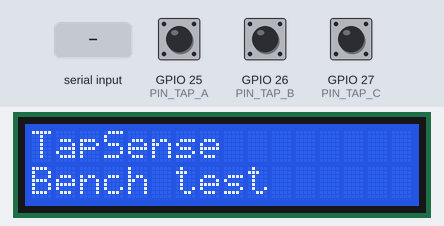
Simulated run of this sketch. Board: ESP32. Shown: 16×2 character LCD. The inputs (shaded band) are chosen by the test bench; at power-on: GPIO 25 (PIN_TAP_A) HIGH, GPIO 26 (PIN_TAP_B) HIGH, GPIO 27 (PIN_TAP_C) HIGH. What the sketch prints to the serial monitor is not drawn.

Above: at 1.1 s.
At 5.3 s:
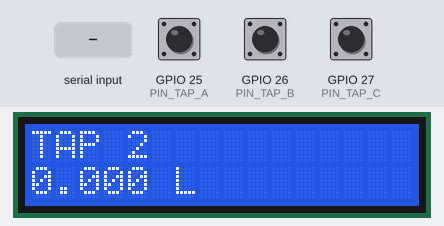
5.4 s: "reset\n" received over Serial
At 6.2 s:
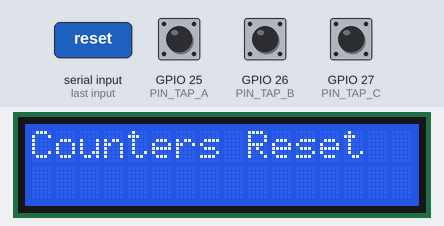
8.4 s: GPIO 25 (PIN_TAP_A) pulled LOW for 0.15 s
11.5 s: GPIO 26 (PIN_TAP_B) pulled LOW for 0.15 s
14.6 s: "reset\n" received over Serial
At 16.2 s:
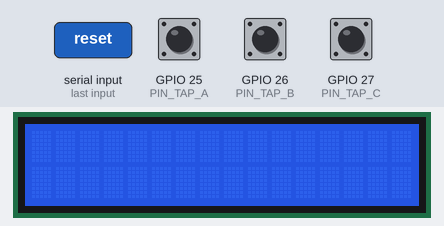
17.6 s: GPIO 27 (PIN_TAP_C) pulled LOW for 0.15 s
At 19.2 s:
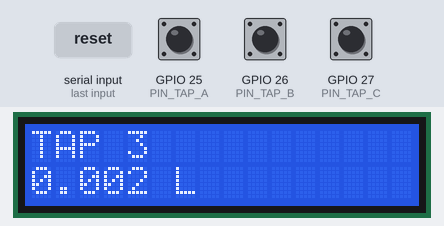
20.7 s: GPIO 26 (PIN_TAP_B) pulled LOW for 1 s
At 23.4 s:
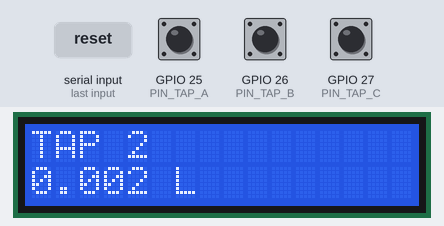
Timing chart, 0 to 24.9 s (numbered marks = the images above; inputs shaded):
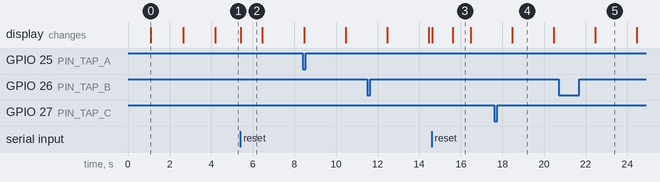

Measured:
- after the input at 5.4 s, the display: changes at once (image 2)
- after the input at 14.6 s, the display: first changes at once (image 3 shows a later state)
- what the display in image 0 shows lasts 1.6 s, from 1.1 s to 2.7 s
- what the display in image 2 shows lasts 1.1 s, from 5.4 s to 6.5 s
- what the display in image 3 shows lasts 0.9 s, from 15.6 s to 16.5 s
- what the display in image 4 shows lasts 2.0 s, from 18.5 s to 20.5 s

The sketch:

tapsense_bench.ino
```cpp
/*
  ============================================================
  TapSense — FINAL BENCH TEST FIRMWARE
  ESP32 + 3× YF-S201 + 16×2 I2C LCD
  ============================================================
  USB / Serial only — NO Wi-Fi / MQTT (prove hardware first).

  Library: LiquidCrystal_I2C (and Wire, built-in)
  Board:   ESP32 Dev Module · Serial 115200

  Pins (locked for this project):
    Tap A (control, pipe 1) -> GPIO 25
    Tap B (pipe 2)          -> GPIO 26
    Tap C (pipe 3)          -> GPIO 27
    LCD SDA/SCL             -> GPIO 21 / 22
    LCD VCC/GND             -> 5V / GND

  Commands: help | pins | status | reset | sim a 450 | sim b 450 | sim c 450

  After bench passes -> use firmware/tapsense_pilot/ (Wi-Fi + MQTT).
  ============================================================
*/

#include <Arduino.h>
#include <Wire.h>
#include <LiquidCrystal_I2C.h>

#define PIN_TAP_A 25
#define PIN_TAP_B 26
#define PIN_TAP_C 27
#define LCD_SDA 21
#define LCD_SCL 22

#define LCD_ADDRESS 0x27
#define LCD_COLUMNS 16
#define LCD_ROWS 2

LiquidCrystal_I2C lcd(LCD_ADDRESS, LCD_COLUMNS, LCD_ROWS);

// Initial only — replace after 1 L bucket calibration per sensor
float PULSES_PER_LITER_A = 450.0f;
float PULSES_PER_LITER_B = 450.0f;
float PULSES_PER_LITER_C = 450.0f;

#define SESSION_IDLE_MS 3000
#define PROCESS_INTERVAL_MS 500
#define LCD_SWITCH_INTERVAL_MS 2000
#define PULSE_DEBOUNCE_US 1000

struct TapChannel {
  const char *tapId;
  uint8_t pin;
  float pulsesPerLiter;
  volatile uint32_t pulses;
  volatile uint32_t lastPulseMs;
  volatile uint32_t lastIsrUs;
  bool sessionOpen;
  float sessionLiters;
  float totalLiters;
  uint32_t totalPulses;
};

TapChannel taps[3] = {
  {"tap_a", PIN_TAP_A, PULSES_PER_LITER_A, 0, 0, 0, false, 0.0f, 0.0f, 0},
  {"tap_b", PIN_TAP_B, PULSES_PER_LITER_B, 0, 0, 0, false, 0.0f, 0.0f, 0},
  {"tap_c", PIN_TAP_C, PULSES_PER_LITER_C, 0, 0, 0, false, 0.0f, 0.0f, 0},
};

uint32_t lastProcessMs = 0;
uint32_t lastLcdSwitchMs = 0;
uint8_t currentDisplayTap = 0;
String serialLine;

void IRAM_ATTR onPulseIndexed(int index) {
  uint32_t nowUs = micros();
  if ((uint32_t)(nowUs - taps[index].lastIsrUs) < PULSE_DEBOUNCE_US) return;
  taps[index].lastIsrUs = nowUs;
  taps[index].pulses++;
  taps[index].lastPulseMs = millis();
}

void IRAM_ATTR onPulseA() { onPulseIndexed(0); }
void IRAM_ATTR onPulseB() { onPulseIndexed(1); }
void IRAM_ATTR onPulseC() { onPulseIndexed(2); }

void clearLCDLine(uint8_t row) {
  lcd.setCursor(0, row);
  lcd.print("                ");
}

void displayTap(uint8_t index) {
  if (index >= 3) return;
  TapChannel &tap = taps[index];
  clearLCDLine(0);
  clearLCDLine(1);
  lcd.setCursor(0, 0);
  lcd.print("TAP ");
  lcd.print(index + 1);
  if (index == 0) lcd.print(" CTRL");
  lcd.setCursor(0, 1);
  lcd.print(tap.sessionLiters, 3);
  lcd.print(" L");
}

void displayStartup() {
  lcd.clear();
  lcd.setCursor(0, 0);
  lcd.print("TapSense");
  lcd.setCursor(0, 1);
  lcd.print("Bench test");
  delay(1500);
  lcd.clear();
}

void processTap(TapChannel &tap) {
  uint32_t pulseCount;
  uint32_t lastPulse;

  noInterrupts();
  pulseCount = tap.pulses;
  tap.pulses = 0;
  lastPulse = tap.lastPulseMs;
  interrupts();

  uint32_t now = millis();

  if (pulseCount > 0) {
    float liters = (float)pulseCount / tap.pulsesPerLiter;

    if (!tap.sessionOpen) {
      tap.sessionOpen = true;
      tap.sessionLiters = 0.0f;
      Serial.println();
      Serial.print("[SESSION START] ");
      Serial.println(tap.tapId);
    }

    tap.sessionLiters += liters;
    tap.totalLiters += liters;
    tap.totalPulses += pulseCount;

    Serial.print("[FLOW] ");
    Serial.print(tap.tapId);
    Serial.print(" | Pulses: ");
    Serial.print(pulseCount);
    Serial.print(" | +");
    Serial.print(liters, 4);
    Serial.print(" L | Session: ");
    Serial.print(tap.sessionLiters, 4);
    Serial.print(" L | Total: ");
    Serial.print(tap.totalLiters, 4);
    Serial.println(" L");
  } else if (tap.sessionOpen && (now - lastPulse >= SESSION_IDLE_MS)) {
    Serial.println();
    Serial.print("[SESSION END] ");
    Serial.print(tap.tapId);
    Serial.print(" | Total: ");
    Serial.print(tap.sessionLiters, 4);
    Serial.println(" L");
    tap.sessionOpen = false;
  }
}

void processAllTaps() {
  for (int i = 0; i < 3; i++) processTap(taps[i]);
}

void printPins() {
  Serial.println();
  Serial.println("========== PIN MAP ==========");
  Serial.print("Tap A (pipe 1, control) GPIO ");
  Serial.println(PIN_TAP_A);
  Serial.print("Tap B (pipe 2)          GPIO ");
  Serial.println(PIN_TAP_B);
  Serial.print("Tap C (pipe 3)          GPIO ");
  Serial.println(PIN_TAP_C);
  Serial.println("LCD SDA GPIO 21 | SCL GPIO 22");
  Serial.println("YF-S201: VCC->5V  GND->GND  SIG->GPIO");
  Serial.println("=============================");
}

void printHelp() {
  Serial.println();
  Serial.println("========== COMMANDS ==========");
  Serial.println("help | pins | status | reset");
  Serial.println("sim a 450   (approx 1 L if cal=450)");
  Serial.println("sim b 450");
  Serial.println("sim c 450");
  Serial.println("==============================");
}

void printStatus() {
  Serial.println();
  Serial.println("========== STATUS ==========");
  for (int i = 0; i < 3; i++) {
    Serial.print(taps[i].tapId);
    Serial.print(" | ");
    Serial.print(taps[i].sessionOpen ? "OPEN" : "CLOSED");
    Serial.print(" | Session L: ");
    Serial.print(taps[i].sessionLiters, 4);
    Serial.print(" | Total L: ");
    Serial.print(taps[i].totalLiters, 4);
    Serial.print(" | Pulses: ");
    Serial.println(taps[i].totalPulses);
  }
  Serial.println("============================");
}

void resetCounters() {
  noInterrupts();
  for (int i = 0; i < 3; i++) {
    taps[i].pulses = 0;
    taps[i].lastPulseMs = 0;
    taps[i].lastIsrUs = 0;
  }
  interrupts();

  for (int i = 0; i < 3; i++) {
    taps[i].sessionOpen = false;
    taps[i].sessionLiters = 0.0f;
    taps[i].totalLiters = 0.0f;
    taps[i].totalPulses = 0;
  }

  Serial.println("[RESET] All counters reset.");
  lcd.clear();
  lcd.setCursor(0, 0);
  lcd.print("Counters Reset");
  delay(1000);
  lcd.clear();
}

int tapIndexFromLetter(char c) {
  if (c == 'a' || c == 'A') return 0;
  if (c == 'b' || c == 'B') return 1;
  if (c == 'c' || c == 'C') return 2;
  return -1;
}

void handleSerialLine(String line) {
  line.trim();
  if (line.length() == 0) return;

  if (line.equalsIgnoreCase("help")) { printHelp(); return; }
  if (line.equalsIgnoreCase("pins")) { printPins(); return; }
  if (line.equalsIgnoreCase("status")) { printStatus(); return; }
  if (line.equalsIgnoreCase("reset")) { resetCounters(); return; }

  if (line.startsWith("sim ")) {
    char letter = 0;
    int pulses = 0;
    if (sscanf(line.c_str(), "sim %c %d", &letter, &pulses) == 2) {
      if (pulses <= 0) {
        Serial.println("Pulse count must be > 0.");
        return;
      }
      int index = tapIndexFromLetter(letter);
      if (index < 0) {
        Serial.println("Unknown tap. Use a, b or c.");
        return;
      }
      noInterrupts();
      taps[index].pulses += (uint32_t)pulses;
      taps[index].lastPulseMs = millis();
      interrupts();
      Serial.print("[SIM] ");
      Serial.print(taps[index].tapId);
      Serial.print(" +");
      Serial.print(pulses);
      Serial.println(" pulses queued.");
      return;
    }
  }

  Serial.println("Unknown command. Type 'help'.");
}

void pollSerial() {
  while (Serial.available()) {
    char c = (char)Serial.read();
    if (c == '\n' || c == '\r') {
      if (serialLine.length() > 0) {
        handleSerialLine(serialLine);
        serialLine = "";
      }
    } else if (serialLine.length() < 80) {
      serialLine += c;
    }
  }
}

void setup() {
  Serial.begin(115200);
  delay(1000);

  Serial.println();
  Serial.println("========================================");
  Serial.println("   TapSense Bench — USB / LCD only");
  Serial.println("========================================");

  Wire.begin(LCD_SDA, LCD_SCL);
  lcd.init();
  lcd.backlight();
  displayStartup();

  pinMode(PIN_TAP_A, INPUT_PULLUP);
  pinMode(PIN_TAP_B, INPUT_PULLUP);
  pinMode(PIN_TAP_C, INPUT_PULLUP);

  attachInterrupt(digitalPinToInterrupt(PIN_TAP_A), onPulseA, FALLING);
  attachInterrupt(digitalPinToInterrupt(PIN_TAP_B), onPulseB, FALLING);
  attachInterrupt(digitalPinToInterrupt(PIN_TAP_C), onPulseC, FALLING);

  printPins();
  printHelp();
  Serial.println("System ready. Try: sim a 450");

  lcd.clear();
  lcd.setCursor(0, 0);
  lcd.print("TapSense Ready");
  lcd.setCursor(0, 1);
  lcd.print("Open Serial");
  delay(1500);
  lcd.clear();
}

void loop() {
  pollSerial();

  uint32_t now = millis();
  if (now - lastProcessMs >= PROCESS_INTERVAL_MS) {
    lastProcessMs = now;
    processAllTaps();
  }

  if (now - lastLcdSwitchMs >= LCD_SWITCH_INTERVAL_MS) {
    lastLcdSwitchMs = now;
    currentDisplayTap = (currentDisplayTap + 1) % 3;
    displayTap(currentDisplayTap);
  }
}
```
